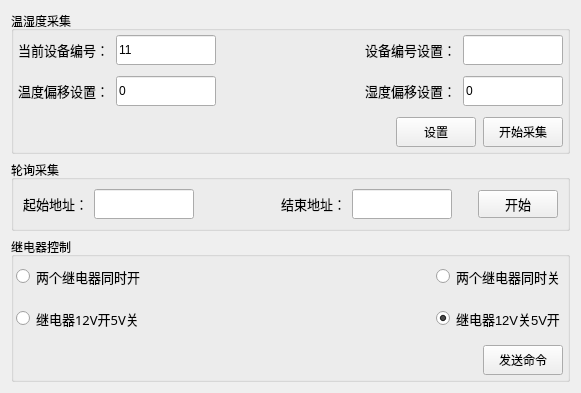
     <widget class="QWidget" name="tab_2">
      <attribute name="title">
       <string>环境主机</string>
      </attribute>
      <layout class="QVBoxLayout" name="verticalLayout_14">
       <item>
        <widget class="QGroupBox" name="groupBox_7">
         <property name="font">
          <font>
           <pointsize>9</pointsize>
          </font>
         </property>
         <property name="title">
          <string>温湿度采集</string>
         </property>
         <layout class="QVBoxLayout" name="verticalLayout_12">
          <property name="spacing">
           <number>7</number>
          </property>
          <property name="leftMargin">
           <number>2</number>
          </property>
          <property name="topMargin">
           <number>2</number>
          </property>
          <property name="rightMargin">
           <number>2</number>
          </property>
          <property name="bottomMargin">
           <number>2</number>
          </property>
          <item>
           <layout class="QHBoxLayout" name="horizontalLayout_22">
            <property name="leftMargin">
             <number>2</number>
            </property>
            <property name="topMargin">
             <number>2</number>
            </property>
            <property name="rightMargin">
             <number>2</number>
            </property>
            <property name="bottomMargin">
             <number>2</number>
            </property>
            <item>
             <layout class="QHBoxLayout" name="horizontalLayout_12">
              <item>
               <widget class="QLabel" name="label_7">
                <property name="font">
                 <font>
                  <pointsize>10</pointsize>
                 </font>
                </property>
                <property name="text">
                 <string>当前设备编号：</string>
                </property>
                <property name="wordWrap">
                 <bool>true</bool>
                </property>
               </widget>
              </item>
             </layout>
            </item>
            <item>
             <widget class="QLineEdit" name="lineEditd_curentTempID">
              <property name="minimumSize">
               <size>
                <width>0</width>
                <height>30</height>
               </size>
              </property>
              <property name="maximumSize">
               <size>
                <width>100</width>
                <height>16777215</height>
               </size>
              </property>
              <property name="font">
               <font>
                <family>Arial</family>
               </font>
              </property>
              <property name="cursor">
               <cursorShape>BlankCursor</cursorShape>
              </property>
              <property name="text">
               <string>11</string>
              </property>
              <property name="maxLength">
               <number>3</number>
              </property>
              <property name="alignment">
               <set>Qt::AlignLeading|Qt::AlignLeft|Qt::AlignVCenter</set>
              </property>
             </widget>
            </item>
            <item>
             <spacer name="horizontalSpacer">
              <property name="orientation">
               <enum>Qt::Horizontal</enum>
              </property>
              <property name="sizeHint" stdset="0">
               <size>
                <width>40</width>
                <height>20</height>
               </size>
              </property>
             </spacer>
            </item>
            <item>
             <layout class="QHBoxLayout" name="horizontalLayout_13">
              <item>
               <widget class="QLabel" name="label_8">
                <property name="font">
                 <font>
                  <family>Arial</family>
                  <pointsize>10</pointsize>
                 </font>
                </property>
                <property name="text">
                 <string>设备编号设置：</string>
                </property>
                <property name="wordWrap">
                 <bool>true</bool>
                </property>
               </widget>
              </item>
              <item>
               <widget class="QLineEdit" name="lineEdit_setTempID">
                <property name="minimumSize">
                 <size>
                  <width>0</width>
                  <height>30</height>
                 </size>
                </property>
                <property name="maximumSize">
                 <size>
                  <width>100</width>
                  <height>16777215</height>
                 </size>
                </property>
                <property name="font">
                 <font>
                  <family>Arial</family>
                 </font>
                </property>
                <property name="text">
                 <string/>
                </property>
                <property name="maxLength">
                 <number>3</number>
                </property>
               </widget>
              </item>
             </layout>
            </item>
           </layout>
          </item>
          <item>
           <layout class="QHBoxLayout" name="horizontalLayout_23">
            <property name="leftMargin">
             <number>2</number>
            </property>
            <property name="topMargin">
             <number>2</number>
            </property>
            <property name="rightMargin">
             <number>2</number>
            </property>
            <property name="bottomMargin">
             <number>2</number>
            </property>
            <item>
             <layout class="QHBoxLayout" name="horizontalLayout_14">
              <item>
               <widget class="QLabel" name="label_9">
                <property name="font">
                 <font>
                  <family>Arial</family>
                  <pointsize>10</pointsize>
                 </font>
                </property>
                <property name="text">
                 <string>温度偏移设置：</string>
                </property>
                <property name="wordWrap">
                 <bool>true</bool>
                </property>
               </widget>
              </item>
              <item>
               <widget class="QLineEdit" name="lineEdit_tempBias">
                <property name="minimumSize">
                 <size>
                  <width>0</width>
                  <height>30</height>
                 </size>
                </property>
                <property name="maximumSize">
                 <size>
                  <width>100</width>
                  <height>16777215</height>
                 </size>
                </property>
                <property name="font">
                 <font>
                  <family>Arial</family>
                 </font>
                </property>
                <property name="text">
                 <string>0</string>
                </property>
                <property name="maxLength">
                 <number>3</number>
                </property>
               </widget>
              </item>
             </layout>
            </item>
            <item>
             <spacer name="horizontalSpacer_13">
              <property name="orientation">
               <enum>Qt::Horizontal</enum>
              </property>
              <property name="sizeHint" stdset="0">
               <size>
                <width>40</width>
                <height>20</height>
               </size>
              </property>
             </spacer>
            </item>
            <item>
             <layout class="QHBoxLayout" name="horizontalLayout_15">
              <item>
               <widget class="QLabel" name="label_10">
                <property name="font">
                 <font>
                  <family>Arial</family>
                  <pointsize>10</pointsize>
                 </font>
                </property>
                <property name="text">
                 <string>湿度偏移设置：</string>
                </property>
                <property name="wordWrap">
                 <bool>true</bool>
                </property>
               </widget>
              </item>
              <item>
               <widget class="QLineEdit" name="lineEdit_humidBias">
                <property name="minimumSize">
                 <size>
                  <width>0</width>
                  <height>30</height>
                 </size>
                </property>
                <property name="maximumSize">
                 <size>
                  <width>100</width>
                  <height>16777215</height>
                 </size>
                </property>
                <property name="font">
                 <font>
                  <family>Arial</family>
                 </font>
                </property>
                <property name="text">
                 <string>0</string>
                </property>
                <property name="maxLength">
                 <number>3</number>
                </property>
               </widget>
              </item>
             </layout>
            </item>
           </layout>
          </item>
          <item>
           <layout class="QHBoxLayout" name="horizontalLayout_16">
            <property name="leftMargin">
             <number>2</number>
            </property>
            <property name="topMargin">
             <number>2</number>
            </property>
            <property name="rightMargin">
             <number>2</number>
            </property>
            <property name="bottomMargin">
             <number>2</number>
            </property>
            <item>
             <spacer name="horizontalSpacer_14">
              <property name="orientation">
               <enum>Qt::Horizontal</enum>
              </property>
              <property name="sizeHint" stdset="0">
               <size>
                <width>40</width>
                <height>20</height>
               </size>
              </property>
             </spacer>
            </item>
            <item>
             <widget class="QPushButton" name="pushButton_setTemp">
              <property name="minimumSize">
               <size>
                <width>0</width>
                <height>30</height>
               </size>
              </property>
              <property name="font">
               <font>
                <pointsize>9</pointsize>
               </font>
              </property>
              <property name="text">
               <string>设置</string>
              </property>
             </widget>
            </item>
            <item>
             <widget class="QPushButton" name="pushButton_tempCmd">
              <property name="minimumSize">
               <size>
                <width>0</width>
                <height>30</height>
               </size>
              </property>
              <property name="font">
               <font>
                <pointsize>9</pointsize>
               </font>
              </property>
              <property name="text">
               <string>开始采集</string>
              </property>
             </widget>
            </item>
           </layout>
          </item>
         </layout>
        </widget>
       </item>
       <item>
        <widget class="QGroupBox" name="groupBox_9">
         <property name="maximumSize">
          <size>
           <width>16777215</width>
           <height>160</height>
          </size>
         </property>
         <property name="title">
          <string>轮询采集</string>
         </property>
         <layout class="QHBoxLayout" name="horizontalLayout_19">
          <item>
           <widget class="QLabel" name="label_11">
            <property name="font">
             <font>
              <family>Agency FB</family>
              <pointsize>10</pointsize>
             </font>
            </property>
            <property name="text">
             <string>起始地址：</string>
            </property>
            <property name="wordWrap">
             <bool>false</bool>
            </property>
           </widget>
          </item>
          <item>
           <widget class="QLineEdit" name="lineEditd_startID">
            <property name="minimumSize">
             <size>
              <width>0</width>
              <height>30</height>
             </size>
            </property>
            <property name="maximumSize">
             <size>
              <width>100</width>
              <height>16777215</height>
             </size>
            </property>
            <property name="font">
             <font>
              <family>Arial</family>
              <pointsize>8</pointsize>
             </font>
            </property>
            <property name="cursor">
             <cursorShape>BlankCursor</cursorShape>
            </property>
            <property name="text">
             <string/>
            </property>
            <property name="maxLength">
             <number>3</number>
            </property>
            <property name="alignment">
             <set>Qt::AlignLeading|Qt::AlignLeft|Qt::AlignVCenter</set>
            </property>
           </widget>
          </item>
          <item>
           <spacer name="horizontalSpacer_4">
            <property name="orientation">
             <enum>Qt::Horizontal</enum>
            </property>
            <property name="sizeHint" stdset="0">
             <size>
              <width>81</width>
              <height>20</height>
             </size>
            </property>
           </spacer>
          </item>
          <item>
           <widget class="QLabel" name="label_12">
            <property name="font">
             <font>
              <family>Agency FB</family>
              <pointsize>10</pointsize>
             </font>
            </property>
            <property name="text">
             <string>结束地址：</string>
            </property>
            <property name="wordWrap">
             <bool>false</bool>
            </property>
           </widget>
          </item>
          <item>
           <widget class="QLineEdit" name="lineEditd_endID">
            <property name="minimumSize">
             <size>
              <width>0</width>
              <height>30</height>
             </size>
            </property>
            <property name="maximumSize">
             <size>
              <width>100</width>
              <height>16777215</height>
             </size>
            </property>
            <property name="font">
             <font>
              <family>Arial</family>
              <pointsize>8</pointsize>
             </font>
            </property>
            <property name="cursor">
             <cursorShape>BlankCursor</cursorShape>
            </property>
            <property name="text">
             <string/>
            </property>
            <property name="maxLength">
             <number>3</number>
            </property>
            <property name="alignment">
             <set>Qt::AlignLeading|Qt::AlignLeft|Qt::AlignVCenter</set>
            </property>
           </widget>
          </item>
          <item>
           <spacer name="horizontalSpacer_2">
            <property name="orientation">
             <enum>Qt::Horizontal</enum>
            </property>
            <property name="sizeType">
             <enum>QSizePolicy::Fixed</enum>
            </property>
            <property name="sizeHint" stdset="0">
             <size>
              <width>20</width>
              <height>20</height>
             </size>
            </property>
           </spacer>
          </item>
          <item>
           <widget class="QPushButton" name="pushButton_query">
            <property name="font">
             <font>
              <family>Agency FB</family>
              <pointsize>10</pointsize>
             </font>
            </property>
            <property name="text">
             <string>开始</string>
            </property>
           </widget>
          </item>
         </layout>
        </widget>
       </item>
       <item>
        <widget class="QGroupBox" name="groupBox_8">
         <property name="font">
          <font>
           <pointsize>9</pointsize>
          </font>
         </property>
         <property name="title">
          <string>继电器控制</string>
         </property>
         <layout class="QVBoxLayout" name="verticalLayout_13">
          <property name="spacing">
           <number>7</number>
          </property>
          <property name="leftMargin">
           <number>2</number>
          </property>
          <property name="topMargin">
           <number>2</number>
          </property>
          <property name="rightMargin">
           <number>2</number>
          </property>
          <property name="bottomMargin">
           <number>2</number>
          </property>
          <item>
           <layout class="QHBoxLayout" name="horizontalLayout_17">
            <item>
             <widget class="QRadioButton" name="radioButton_12on5on">
              <property name="minimumSize">
               <size>
                <width>0</width>
                <height>35</height>
               </size>
              </property>
              <property name="font">
               <font>
                <pointsize>10</pointsize>
               </font>
              </property>
              <property name="text">
               <string>两个继电器同时开</string>
              </property>
              <property name="checked">
               <bool>true</bool>
              </property>
             </widget>
            </item>
            <item>
             <spacer name="horizontalSpacer_16">
              <property name="orientation">
               <enum>Qt::Horizontal</enum>
              </property>
              <property name="sizeHint" stdset="0">
               <size>
                <width>40</width>
                <height>20</height>
               </size>
              </property>
             </spacer>
            </item>
            <item>
             <widget class="QRadioButton" name="radioButton_12off5off">
              <property name="minimumSize">
               <size>
                <width>0</width>
                <height>35</height>
               </size>
              </property>
              <property name="font">
               <font>
                <pointsize>10</pointsize>
               </font>
              </property>
              <property name="text">
               <string>两个继电器同时关</string>
              </property>
             </widget>
            </item>
           </layout>
          </item>
          <item>
           <layout class="QHBoxLayout" name="horizontalLayout_18">
            <item>
             <widget class="QRadioButton" name="radioButton_12on5off">
              <property name="minimumSize">
               <size>
                <width>0</width>
                <height>35</height>
               </size>
              </property>
              <property name="font">
               <font>
                <family>Agency FB</family>
                <pointsize>10</pointsize>
               </font>
              </property>
              <property name="text">
               <string>继电器12V开5V关</string>
              </property>
             </widget>
            </item>
            <item>
             <spacer name="horizontalSpacer_17">
              <property name="orientation">
               <enum>Qt::Horizontal</enum>
              </property>
              <property name="sizeHint" stdset="0">
               <size>
                <width>40</width>
                <height>20</height>
               </size>
              </property>
             </spacer>
            </item>
            <item>
             <widget class="QRadioButton" name="radioButton_12off5on">
              <property name="minimumSize">
               <size>
                <width>0</width>
                <height>35</height>
               </size>
              </property>
              <property name="font">
               <font>
                <pointsize>10</pointsize>
               </font>
              </property>
              <property name="text">
               <string>继电器12V关5V开</string>
              </property>
              <property name="checked">
               <bool>true</bool>
              </property>
             </widget>
            </item>
           </layout>
          </item>
          <item>
           <layout class="QHBoxLayout" name="horizontalLayout_21">
            <property name="leftMargin">
             <number>2</number>
            </property>
            <property name="topMargin">
             <number>2</number>
            </property>
            <property name="rightMargin">
             <number>2</number>
            </property>
            <property name="bottomMargin">
             <number>2</number>
            </property>
            <item>
             <spacer name="horizontalSpacer_20">
              <property name="orientation">
               <enum>Qt::Horizontal</enum>
              </property>
              <property name="sizeHint" stdset="0">
               <size>
                <width>40</width>
                <height>20</height>
               </size>
              </property>
             </spacer>
            </item>
            <item>
             <widget class="QPushButton" name="pushButton_relayCmd">
              <property name="minimumSize">
               <size>
                <width>0</width>
                <height>30</height>
               </size>
              </property>
              <property name="font">
               <font>
                <pointsize>9</pointsize>
               </font>
              </property>
              <property name="text">
               <string>发送命令</string>
              </property>
             </widget>
            </item>
           </layout>
          </item>
         </layout>
        </widget>
       </item>
      </layout>
     </widget>
